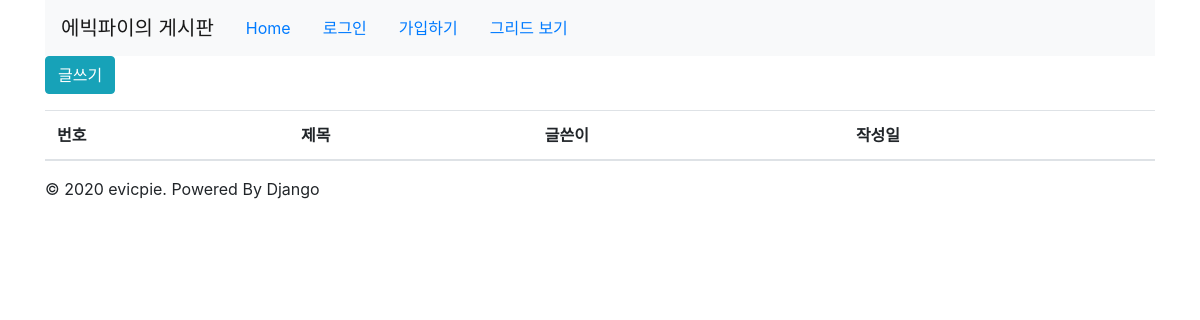
The app's page /, older data.
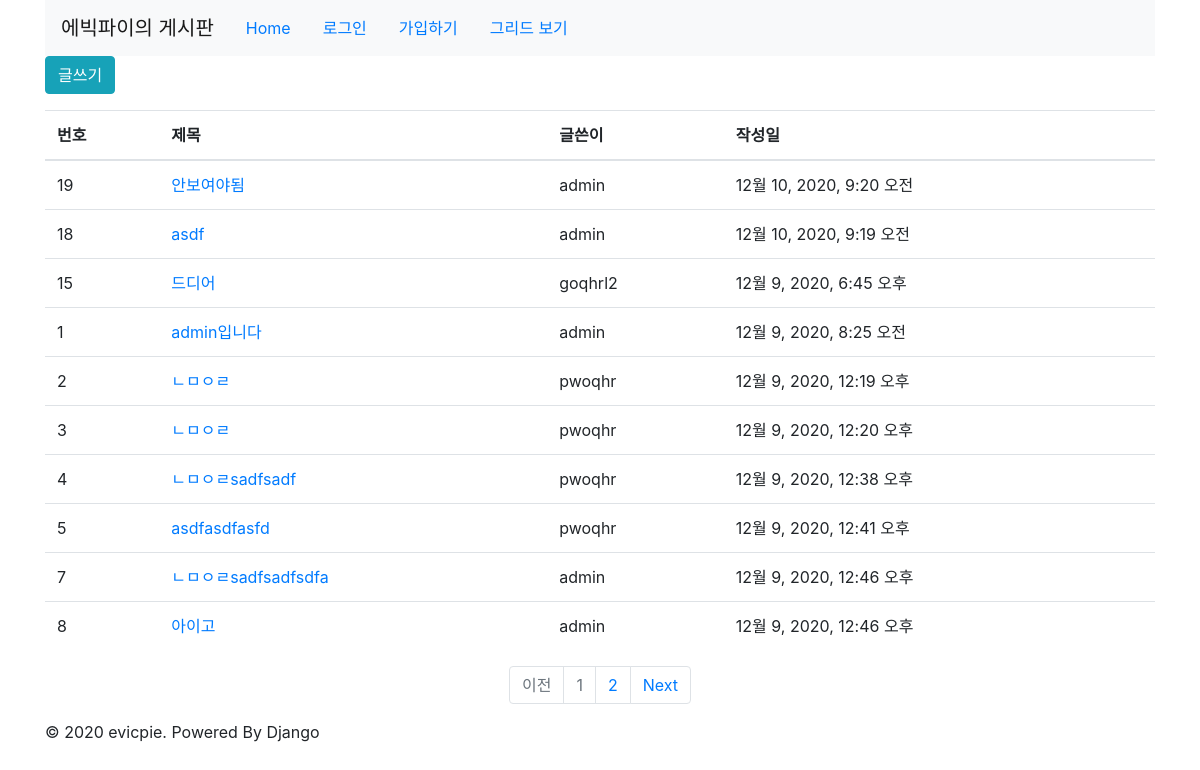
The same page, newer data.
### board/models.py (models this page shows, shortened)
class Board(models.Model):
    author = models.ForeignKey(User,on_delete=models.CASCADE, related_name='user_boards')
    title = models.CharField(max_length=50)
    content = models.TextField()
    photo = models.ImageField(upload_to='photos/%Y/%m/%d', default='photos/no_image.png')
    created = models.DateTimeField(auto_now_add=True)
    updated = models.DateTimeField(auto_now=True)
    STATUS_CHOICES = (
        ('normal', '보이게'),
        ('banned', '안보이게'),
    )
    status = models.CharField(max_length=6, choices=STATUS_CHOICES, default='normal')
    color_code = models.CharField(max_length=6, default='FF0000')
    class Meta:
        ordering = ['-updated']

### board/views.py (the view)
# urls.py: path('', BoardListView.as_view(), name='list'),
class BoardListView(ListView):
    model = Board
    paginate_by = 10

### board/templates/board/board_list.html (shortened to what this page needs)
{% extends 'base.html' %}
{% block content %}
  <div class="btn-group">
    <a href="{% url 'board:add' %}" class="btn btn-info">글쓰기</a>
  </div>
  <table class="table">
    <thead>
      <tr>
        <th scope="col">번호</th>
        <th scope="col">제목</th>
        <th scope="col">글쓴이</th>
        <th scope="col">작성일</th>
      </tr>
    </thead>
    <tbody>
      {% for board in object_list %}
        <tr>
          <td>{{ board.id }}</td>
          <td><a href="{% url 'board:detail' pk=board.id %}">{{ board.title }}</a></td>
          <td>{{ board.author }}</td>
          <td>{{ board.created }}</td>
        </tr>
      {% endfor %}
    </tbody>
  </table>
{% endblock %}
{% block pagination %}
  {% if is_paginated %}
    <ul class="pagination justify-content-center pagivation-sm">
      {% if page_obj.has_previous %}
        <li class="page-item">
          <a class="page-link" href="{% url 'board:list' %}?page={{ page_obj.previous_page_number }}" tabindex="-1">이전</a>
        </li>
      {% else %}
        <li class="page-item disabled">
          <a href="#" class="page-link" tabindex="-1">이전</a>
        </li>
      {% endif %}
      {% for object in page_obj.paginator.page_range %}
        <li class="page-item {% if page_obj.number == forloop.counter %} disabled{% endif %}">
          <a class="page-link" href="{{ request.path }}?page={{ forloop.counter }}">{{ forloop.counter }}</a>
        </li>
      {% endfor %}
      {% if page_obj.has_next %}
        <li class="page-item">
          <a class="page-link" href="{% url 'board:list' %}?page={{ page_obj.next_page_number }}">Next</a>
        </li>
      {% else %}
        <li class="page-item disabled">
          <a class="page-link" href="#">다음</a>
        </li>
      {% endif %}
    </ul>
  {% endif %}
{% endblock %}

### templates/base.html (shortened to what this page needs)
<!DOCTYPE html>
<html lang="en">
<head>
    <link rel="stylesheet" href="https://stackpath.bootstrapcdn.com/bootstrap/4.1.3/css/bootstrap.min.css">
</head>
<body>
<div class="container">
    <header class="header clearfix">
        <nav class="navbar navbar-expand-lg navbar-light bg-light">
            <a class="navbar-brand" href="/">에빅파이의 게시판</a>
            <ul class="nav">
                <li class="nav-item"><a href="/" class="active nav-link ">Home</a></li>
                {% if user.is_authenticated %}
                <li class="nav-item"><a href="#" class="nav-link">Welcome, {{user.get_username}}</a></li>
                <li class="nav-item"><a href="{% url 'board:add' %}" class="nav-link">글쓰기</a></li>
                <li class="nav-item"><a href="{% url 'logout' %}" class="nav-link">로그아웃</a></li>
                {% else %}
                <li class="nav-item"><a href="{% url 'login' %}" class="nav-link">로그인</a></li>
                <li class="nav-item"><a href="{% url 'register' %}" class="nav-link">가입하기</a></li>
                {% endif %}
                <li class="nav-item"><a href="{% url 'board:grid' %}" class="nav-link">그리드 보기</a></li>
            </ul>
        </nav>
    </header>
    {% block content %}
    {% endblock %}
    {% block pagination %}
    {% endblock %}
    <footer class="footer">
        <p>&copy; 2020 evicpie. Powered By Django</p>
    </footer>
</div>
</body>
</html>

Row changes from the older to the newer data that the page shows:
added Board: id "19", title "안보여야됨", author "admin", created "12월 10, 2020, 9:20 오전"
added Board: id "18", title "asdf", author "admin", created "12월 10, 2020, 9:19 오전"
added Board: id "15", title "드디어", author "goqhrl2", created "12월 9, 2020, 6:45 오후"
added Board: id "1", title "admin입니다", author "admin", created "12월 9, 2020, 8:25 오전"
added Board: id "2", title "ㄴㅁㅇㄹ", author "pwoqhr", created "12월 9, 2020, 12:19 오후"
added Board: id "3", title "ㄴㅁㅇㄹ", author "pwoqhr", created "12월 9, 2020, 12:20 오후"
added Board: id "4", title "ㄴㅁㅇㄹsadfsadf", author "pwoqhr", created "12월 9, 2020, 12:38 오후"
added Board: id "5", title "asdfasdfasfd", author "pwoqhr", created "12월 9, 2020, 12:41 오후"
added Board: id "7", title "ㄴㅁㅇㄹsadfsadfsdfa", author "admin", created "12월 9, 2020, 12:46 오후"
added Board: id "8", title "아이고", author "admin", created "12월 9, 2020, 12:46 오후"
Text that changed along with them:
text now shown: "이전 Next"
new list line: "1"
new list line: "2"
